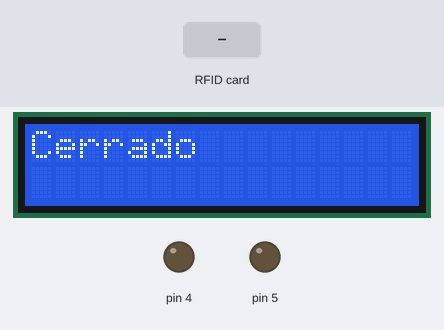
Bench run of a sketch on a simulated Arduino Uno, built with avr-gcc and run on an emulated ATmega328P. On the bench: 16×2 character LCD, output pins drawn as LEDs (lit = HIGH). Inputs (shaded band) come from the test bench. Pins used as bus, display or sensor lines are not drawn; what the sketch prints to the serial monitor is not drawn.

Above: at 1.3 s.
1.4 s: RFID card 5E 7A 19 C4 held to the reader
At 1.43 s:
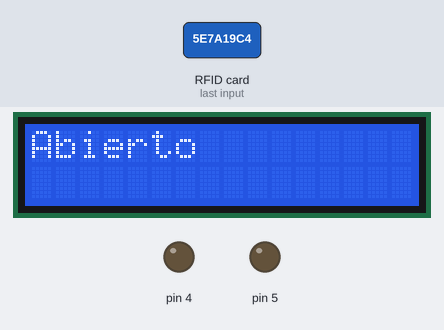
Timing chart, 0 to 4.4 s (numbered marks = the images above; inputs shaded):
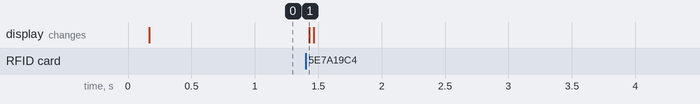

Measured:
- after the input at 1.4 s, the display: changes at once (image 1)

The sketch:

Main.ino
```cpp
#include <SPI.h>
#include <MFRC522.h>
#include <LiquidCrystal_I2C.h>

#define RST_PIN 9 // Configurable, see typical pin layout above
#define SS_PIN 10 // Configurable, see typical pin layout above

MFRC522 mfrc522(SS_PIN, RST_PIN); // Create MFRC522 instance

LiquidCrystal_I2C lcd(0x27, 16, 2);

void setup()
{
	lcd.init();
	lcd.backlight();

	pinMode(4, OUTPUT);
	pinMode(5, OUTPUT);

	Serial.begin(9600); // Initialize serial communications with the PC
	while (!Serial)
		;							   // Do nothing if no serial port is opened (added for Arduinos based on ATMEGA32U4)
	SPI.begin();					   // Init SPI bus
	mfrc522.PCD_Init();				   // Init MFRC522
	mfrc522.PCD_DumpVersionToSerial(); // Show details of PCD - MFRC522 Card Reader details
	Serial.println(F("Scan PICC to see UID, SAK, type, and data blocks..."));
}

void loop()
{
	// Look for new cards
	if (mfrc522.PICC_IsNewCardPresent())
	{
		escribirLCD("Abierto         ");
	}
	else
	{
		escribirLCD("Cerrado         ");
	}

	// Select one of the cards
	if (!mfrc522.PICC_ReadCardSerial())
	{
		return;
	}

	// Dump debug info about the card; PICC_HaltA() is automatically called
	mfrc522.PICC_DumpToSerial(&(mfrc522.uid));
}

void escribirLCD(String s)
{

	delay(1);
	lcd.setCursor(0, 0);
	lcd.print(s);
	delay(1);
}
```
